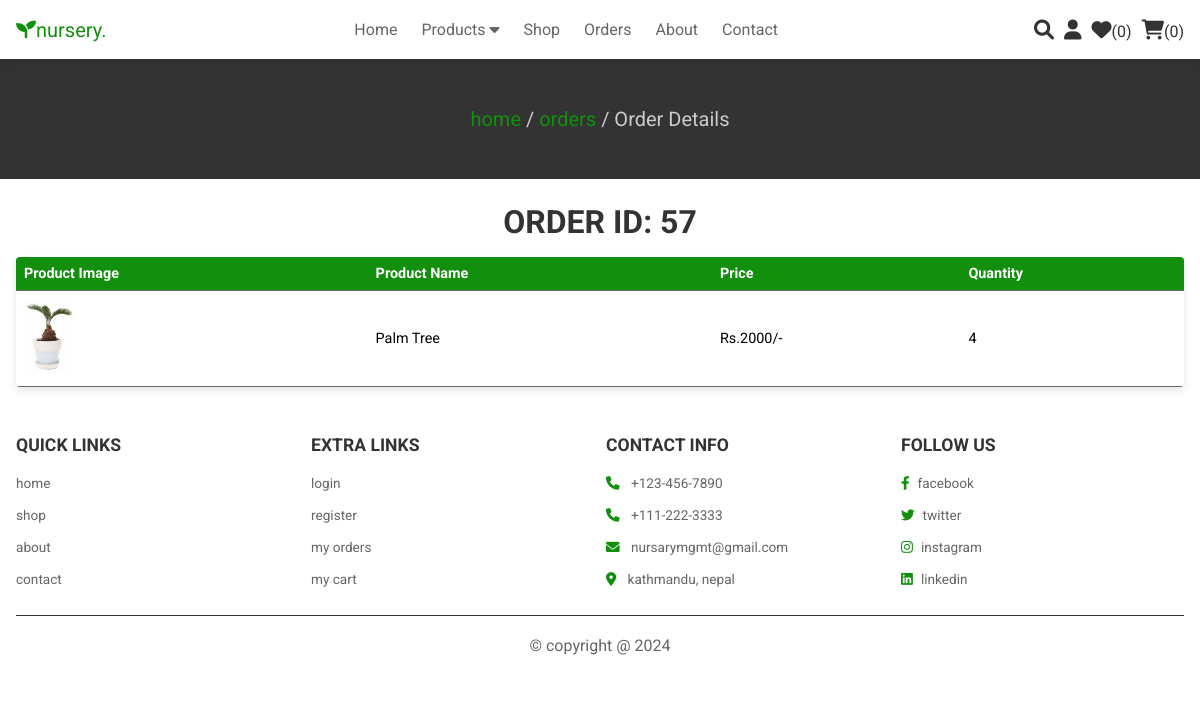
The app's page /user_order_details.php?order_id=57 (signed in) with its own data.
### tables this page shows
CREATE TABLE `orders` (
  `id` int(100) NOT NULL,
  `user_id` int(100) NOT NULL,
  `pid` int(100) NOT NULL,
  `name` varchar(100) NOT NULL,
  `number` varchar(12) NOT NULL,
  `email` varchar(100) NOT NULL,
  `method` varchar(50) NOT NULL,
  `address` varchar(500) NOT NULL,
  `city` varchar(100) NOT NULL,
  `products_name` varchar(1000) NOT NULL,
  `total_price` int(100) NOT NULL,
  `placed_on` varchar(6) NOT NULL,
  `payment_status` varchar(20) NOT NULL DEFAULT 'pending',
  `product_image` varchar(255) NOT NULL
);

CREATE TABLE `order_items` (
  `id` int(100) NOT NULL,
  `order_id` int(100) NOT NULL,
  `pid` int(100) NOT NULL,
  `productsname` varchar(100) NOT NULL,
  `quantity` int(100) NOT NULL,
  `price` int(100) NOT NULL,
  `image` varchar(255) NOT NULL
);

### user_order_details.php (the view, shortened to what this page needs)
<?php
@include 'config.php';
$user_id = $_SESSION['user_id'];
if (isset($_GET['order_id'])) {
    $order_id = $_GET['order_id'];
    $select_order = mysqli_query($conn, "SELECT * FROM `orders` WHERE user_id = '$user_id' AND id = '$order_id'") or die('Query failed');
    if (mysqli_num_rows($select_order) > 0) {
        $order_details = mysqli_fetch_assoc($select_order);
    } else {
        header('Location: orders.php');
        exit;
    }
} else {
    header('Location: orders.php');
    exit;
}
?>
<!DOCTYPE html>
<html lang="en">
<head>
    <link rel="stylesheet" href="https://cdnjs.cloudflare.com/ajax/libs/font-awesome/6.0.0/css/all.min.css">
    <link rel="stylesheet" href="css/style.css">
</head>
<body>
    <?php @include 'header.php'; ?>
    <section class="heading">
        <p><a href="home.php">home</a> / <a href="orders.php">orders</a> / Order Details</p>
    </section>
    <section class="order-details">
        <h3 class="title">Order ID: <?php echo $order_details['id']; ?>
        </h3>
<div class="order-container">
    <table class="product-table">
        <thead>
            <tr>
                <th>Product Image</th>
                <th>Product Name</th>
                <th>Price</th>
                <th>Quantity</th>
            </tr>
        </thead>
        <tbody>
            <?php
            $select_order_items = mysqli_query($conn, "SELECT * FROM `order_items` WHERE order_id = '$order_id'") or die('Query failed');
            if (mysqli_num_rows($select_order_items) > 0) {
                while ($order_item = mysqli_fetch_assoc($select_order_items)) {
                    echo '<tr>';
                    echo '<td><img src="uploaded_img/' . $order_item['image'] . '" alt="" class="product-image"></td>';
                    echo '<td>' . $order_item['productsname'] . '</td>';
                    echo '<td>Rs.' . $order_item['price'] . '/-</td>';
                    echo '<td>' . $order_item['quantity'] . '</td>';
                    echo '</tr>';
                }
            } else {
                echo '<tr><td colspan="4">No products found for this order.</td></tr>';
            }
            ?>
        </tbody>
    </table>
</div>
    </section>
    <?php @include 'footer.php'; ?>
</body>
</html>

### css/style.css (style rules this page uses)
:root { --green: #12900d; --red: #c0392b; --orange: #12900d; --black: #333; --white: #fff; --light-color: #666; --light-white: #ccc; --light-bg: #f5f5f5; --border: 0.2rem solid var(--black); --box-shadow: 0 0.5rem 1rem rgba(0, 0, 0, 0.1); }
* { font-family: "roboto"; margin: 0; padding: 0; box-sizing: border-box; outline: none; border: none; text-decoration: none; transition: all 0.2s linear; }
html { font-size: 50%; overflow-x: hidden; scroll-behavior: smooth; scroll-padding-top: 6.5rem; }
body { background-image: url("images/slide2.jpg"); background-repeat: no-repeat; background-size: cover; }
section { padding: 3rem 2rem; }
.heading { display: flex; flex-flow: column; align-items: center; justify-content: center; gap: 1rem; background-color: var(--black); text-align: center; min-height: 15vh; }
.heading p { font-size: 2.5rem; color: var(--light-white); }
.heading p a { color: var(--green); }
.title { text-align: center; margin-bottom: 2rem; color: var(--black); text-transform: uppercase; font-size: 4rem; }
table { width: 100%; border-collapse: collapse; }
table th, table td { padding: 1rem; text-align: left; border-bottom: 1px solid #ccc; }
.order-details .product-table { width: 100%; max-width: 1200px; margin: 0 auto; border-collapse: collapse; box-shadow: var(--box-shadow); border-radius: 0.5rem; overflow: hidden; background-color: var(--white); }
.order-details .product-table th, .order-details .product-table td { padding: 1rem; font-size: 1.8rem; text-align: left; border-bottom: 1px solid var(--light-color); }
.order-details .product-table th { background-color: var(--green); color: var(--white); }
.product-image { width: 50px; height: auto; }

### records on screen
orders: id "57"
order_items: image (picture), productsname "Palm Tree", price "2000", quantity "4"

### other values on screen
$wishlist_num_rows "0"
$cart_num_rows "0"
